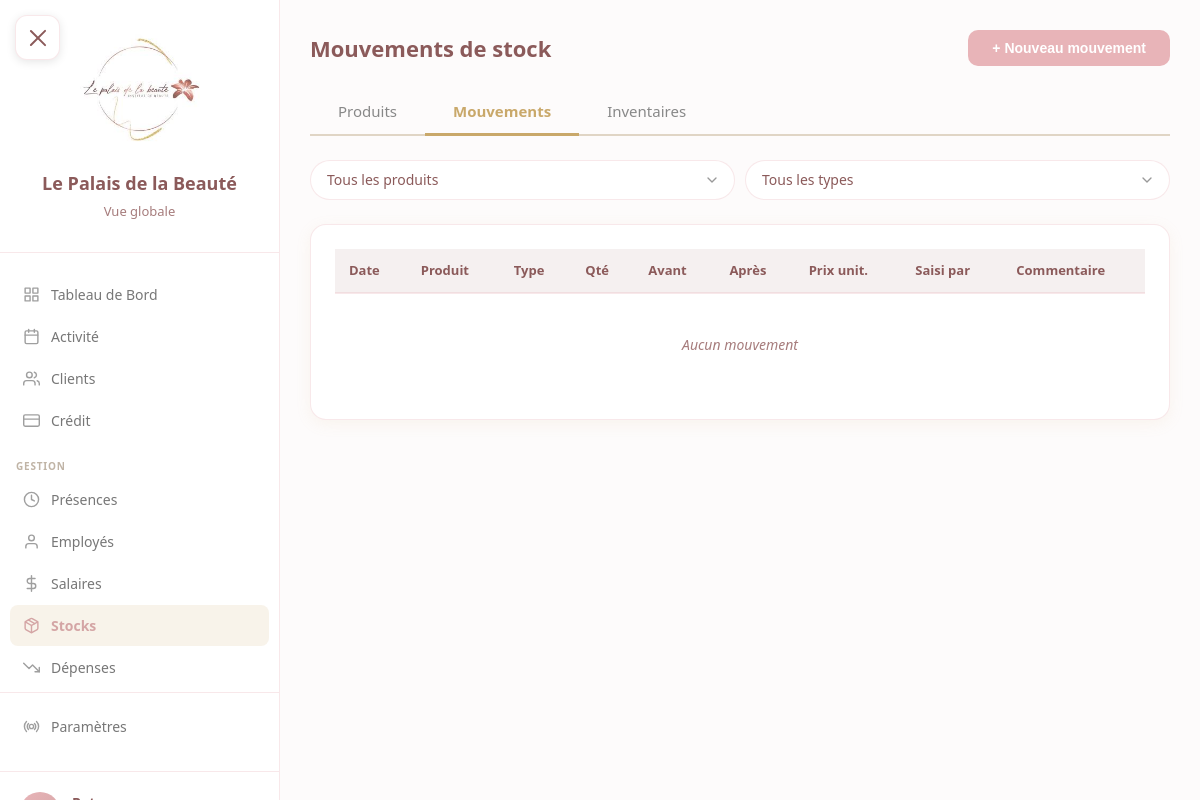
The page /gestion/stocks/mouvements/ (signed in) on the database as committed earlier.
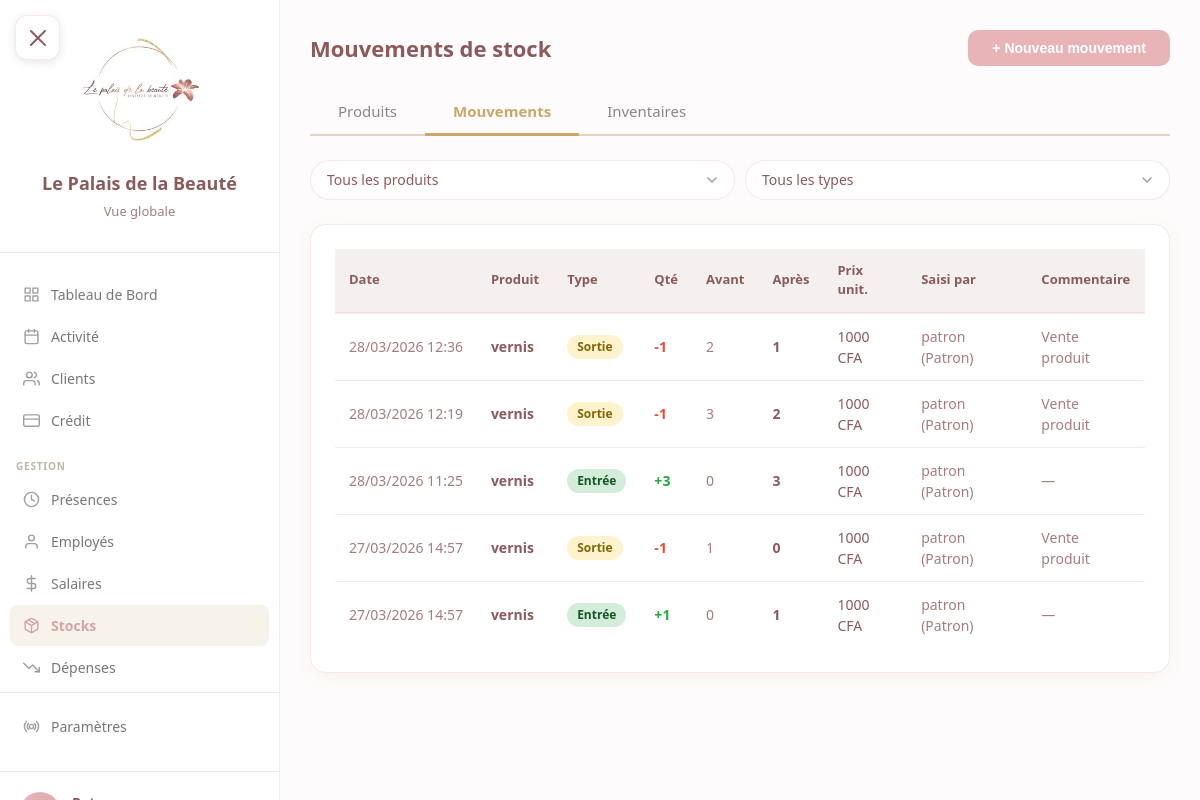
The same page on the database as committed later.
### core/models.py (models this page shows, shortened)
class MouvementStock(models.Model):
    TYPE_CHOICES = [
        ('entree', 'Entrée'),
        ('sortie', 'Sortie'),
        ('inventaire', 'Inventaire'),
        ('perte', 'Perte/Casse'),
    ]
    produit = models.ForeignKey(Produit, on_delete=models.CASCADE, related_name='mouvements')
    type_mouvement = models.CharField(max_length=20, choices=TYPE_CHOICES)
    quantite = models.IntegerField()
    quantite_avant = models.IntegerField(default=0)
    quantite_apres = models.IntegerField(default=0)
    prix_unitaire = models.IntegerField(default=0, validators=[MinValueValidator(0)])
    commentaire = models.TextField(blank=True, null=True)
    institut = models.ForeignKey('Institut', on_delete=models.SET_NULL, null=True, blank=True, related_name='mouvements_stock')
    cree_par = models.ForeignKey('Utilisateur', on_delete=models.SET_NULL, null=True)
    date_creation = models.DateTimeField(auto_now_add=True)
    class Meta:
        verbose_name = "Mouvement de stock"
        verbose_name_plural = "Mouvements de stock"
        ordering = ['-date_creation']

class Produit(models.Model):
    nom = models.CharField(max_length=200)
    reference = models.CharField(max_length=100, blank=True, default='')
    categorie = models.ForeignKey(
        CategorieProduit, on_delete=models.PROTECT,
        null=True, blank=True, related_name='produits'
    )
    unite = models.ForeignKey(
        UniteMesure, on_delete=models.PROTECT,
        null=True, blank=True, related_name='produits'
    )
    fournisseur = models.ForeignKey(
        Fournisseur, on_delete=models.SET_NULL,
        null=True, blank=True, related_name='produits'
    )
    prix_achat = models.IntegerField(default=0, validators=[MinValueValidator(0)])
    prix_vente = models.IntegerField(default=0, validators=[MinValueValidator(0)], help_text="0 si non vendu aux clients")
    stock_actuel = models.IntegerField(default=0)
    stock_minimum = models.IntegerField(default=0, validators=[MinValueValidator(0)])
    actif = models.BooleanField(default=True)
    date_creation = models.DateTimeField(auto_now_add=True)
    class Meta:
        verbose_name = "Produit"
        verbose_name_plural = "Produits"
        ordering = ['categorie__nom', 'nom']

class Utilisateur(models.Model):
    ROLE_CHOICES = [
        ('patron', 'Patron'),
        ('manager', 'Manager'),
        ('employe', 'Employé'),
    ]
    user = models.OneToOneField(User, on_delete=models.CASCADE)
    role = models.CharField(max_length=20, choices=ROLE_CHOICES)
    institut = models.ForeignKey(
        Institut,
        on_delete=models.SET_NULL,
        null=True,
        blank=True,
        help_text="NULL pour le patron (accès à tous)"
    )
    pin = models.CharField(max_length=256)  # Code PIN hashé
    actif = models.BooleanField(default=True)
    class Meta:
        verbose_name = "Utilisateur"
        verbose_name_plural = "Utilisateurs"
    def __str__(self):
        return f"{self.user.username} ({self.get_role_display()})"
    def is_patron(self):
        return self.role == 'patron'
    def is_manager(self):
        return self.role == 'manager'

### gestion/views.py (the view)
# urls.py: path('stocks/mouvements/', views.stocks_mouvements, name='stocks_mouvements'),
@login_required
@role_required(['patron', 'manager'])
def stocks_mouvements(request):
    from django.core.paginator import Paginator
    produit_id = request.GET.get('produit', 'tous')
    type_mouv = request.GET.get('type', 'tous')
    mouvements = MouvementStock.objects.select_related('produit', 'cree_par', 'institut')
    if produit_id != 'tous' and produit_id:
        mouvements = mouvements.filter(produit_id=produit_id)
    if type_mouv != 'tous' and type_mouv:
        mouvements = mouvements.filter(type_mouvement=type_mouv)
    paginator = Paginator(mouvements, 50)
    page = request.GET.get('page', 1)
    mouvements_page = paginator.get_page(page)
    produits = Produit.objects.filter(actif=True).order_by('nom')
    instituts = Institut.objects.all()
    utilisateur = request.user.utilisateur
    is_manager = utilisateur.is_manager()
    manager_institut = utilisateur.institut if is_manager else None
    return render(request, 'gestion/stocks/mouvements.html', {
        'mouvements': mouvements_page,
        'produits': produits,
        'produit_id': produit_id,
        'type_mouv': type_mouv,
        'instituts': instituts,
        'is_manager': is_manager,
        'manager_institut': manager_institut,
    })

### templates/gestion/stocks/mouvements.html (shortened to what this page needs)
{% extends 'base.html' %}
{% block content %}
<div class="stk-container">
    <div class="page-header">
        <h1>Mouvements de stock</h1>
        <button class="btn-submit" onclick="document.getElementById('modalMouv').classList.add('open')">
            + Nouveau mouvement
        </button>
    </div>
    <div class="page-tabs">
        <a href="{% url 'gestion:stocks_produits' %}" class="page-tab">Produits</a>
        <a href="{% url 'gestion:stocks_mouvements' %}" class="page-tab active">Mouvements</a>
        <a href="{% url 'gestion:inventaire_liste' %}" class="page-tab">Inventaires</a>
    </div>
    <form method="get" class="filters-bar">
        <select name="produit" onchange="this.form.submit()">
            <option value="tous" {% if produit_id == 'tous' %}selected{% endif %}>Tous les produits</option>
        </select>
        <select name="type" onchange="this.form.submit()">
            <option value="tous" {% if type_mouv == 'tous' %}selected{% endif %}>Tous les types</option>
        </select>
    </form>
    <div class="card">
        <table>
            <thead>
                <tr>
                    <th>Date</th>
                    <th>Produit</th>
                    <th>Type</th>
                    <th>Qté</th>
                    <th>Avant</th>
                    <th>Après</th>
                    <th>Prix unit.</th>
                    <th>Saisi par</th>
                    <th>Commentaire</th>
                </tr>
            </thead>
            <tbody>
                {% for m in mouvements %}
                <tr>
                    <td style="color:var(--text-light);white-space:nowrap;">{{ m.date_creation|date:"d/m/Y H:i" }}</td>
                    <td><strong>{{ m.produit.nom }}</strong></td>
                    <td><span class="badge-{{ m.type_mouvement }}">{{ m.get_type_mouvement_display }}</span></td>
                    <td>
                        {% if m.type_mouvement == 'entree' %}
                        <span class="qty-entree">+{{ m.quantite }}</span>
                        {% elif m.type_mouvement == 'inventaire' %}
                        <span class="qty-inventaire">= {{ m.quantite_apres }}</span>
                        {% else %}
                        <span class="qty-sortie">-{{ m.quantite }}</span>
                        {% endif %}
                    </td>
                    <td style="color:var(--text-light);">{{ m.quantite_avant }}</td>
                    <td><strong>{{ m.quantite_apres }}</strong></td>
                    <td>{% if m.prix_unitaire %}{{ m.prix_unitaire|floatformat:0 }} CFA{% else %}—{% endif %}</td>
                    <td style="color:var(--text-light);">{{ m.cree_par|default:"—" }}</td>
                    <td style="color:var(--text-light);">{{ m.commentaire|default:"—" }}</td>
                </tr>
                {% empty %}
                <tr><td colspan="9" style="text-align:center;color:var(--text-light);font-style:italic;padding:40px;">Aucun mouvement</td></tr>
                {% endfor %}
            </tbody>
        </table>
    </div>
</div>
{% endblock %}

Rows that differ between the two databases and show on the page:
added MouvementStock: date_creation "28/03/2026 12:36", produit.nom "vernis", type_mouvement "Sortie", quantite "1", quantite_avant "2", quantite_apres "1", prix_unitaire "1000", cree_par "patron (Patron)", commentaire "Vente produit"
added MouvementStock: date_creation "28/03/2026 12:19", produit.nom "vernis", type_mouvement "Sortie", quantite "1", quantite_avant "3", quantite_apres "2", prix_unitaire "1000", cree_par "patron (Patron)", commentaire "Vente produit"
added MouvementStock: date_creation "28/03/2026 11:25", produit.nom "vernis", type_mouvement "Entrée", quantite "3", quantite_avant "0", quantite_apres "3", prix_unitaire "1000", cree_par "patron (Patron)", commentaire "—"
added MouvementStock: date_creation "27/03/2026 14:57", produit.nom "vernis", type_mouvement "Sortie", quantite "1", quantite_avant "1", quantite_apres "0", prix_unitaire "1000", cree_par "patron (Patron)", commentaire "Vente produit"
added MouvementStock: date_creation "27/03/2026 14:57", produit.nom "vernis", type_mouvement "Entrée", quantite "1", quantite_avant "0", quantite_apres "1", prix_unitaire "1000", cree_par "patron (Patron)", commentaire "—"
Other text that changed with them:
text no longer shown: "Aucun mouvement"
